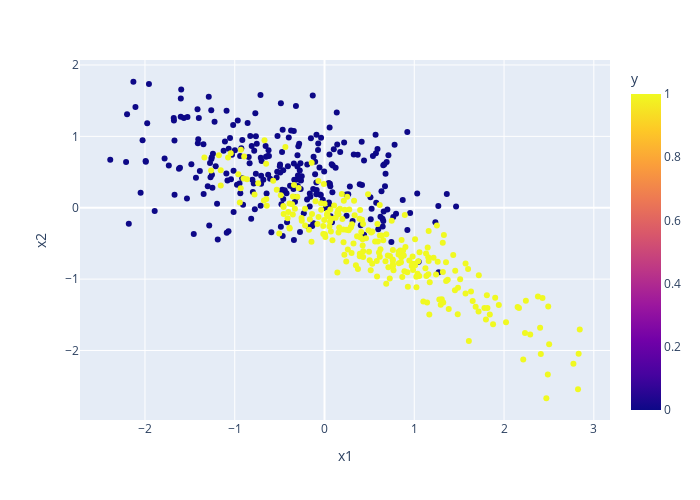

The code cell stored with this chart in its notebook:
### Code cell
X, y = skdata.make_classification(
    n_samples=500,
    n_features=2,
    n_informative=2,
    n_redundant=0,
    n_repeated=0,
    n_classes=2,
    n_clusters_per_class=1,
    flip_y=0.0,
    class_sep=0.5,  # Changed from 1 to 0.5
    shuffle=False
)
df = pd.DataFrame(X, columns=["x1", "x2"])
df["y"] = y
fig = px.scatter(df, x="x1", y="x2", color="y")
fig.update_layout(width=700, height=500)

### Figure 1 — Plotly figure (JSON) as saved in the notebook; plotly's stock layout.template omitted (floating-point values rounded to 4 significant figures; data arrays with more than 128 entries replaced by an {"elided": "..."} marker saying what was removed)
{"data": [{"hovertemplate": "x1=%{x}<br>x2=%{y}<br>y=%{marker.color}<extra></extra>", "legendgroup": "", "marker": {"color": {"elided": "500 int values"}, "coloraxis": "coloraxis", "symbol": "circle"}, "mode": "markers", "name": "", "showlegend": false, "type": "scatter", "x": {"elided": "500 float values"}, "xaxis": "x", "y": {"elided": "500 float values"}, "yaxis": "y"}], "layout": {"coloraxis": {"colorbar": {"title": {"text": "y"}}, "colorscale": [[0, "#0d0887"], [0.1111, "#46039f"], [0.2222, "#7201a8"], [0.3333, "#9c179e"], [0.4444, "#bd3786"], [0.5556, "#d8576b"], [0.6667, "#ed7953"], [0.7778, "#fb9f3a"], [0.8889, "#fdca26"], [1, "#f0f921"]]}, "height": 500, "legend": {"tracegroupgap": 0}, "margin": {"t": 60}, "width": 700, "xaxis": {"anchor": "y", "autorange": true, "domain": [0, 1], "range": [-2.724, 3.18], "title": {"text": "x1"}, "type": "linear"}, "yaxis": {"anchor": "x", "autorange": true, "domain": [0, 1], "range": [-2.974, 2.07], "title": {"text": "x2"}, "type": "linear"}}}
